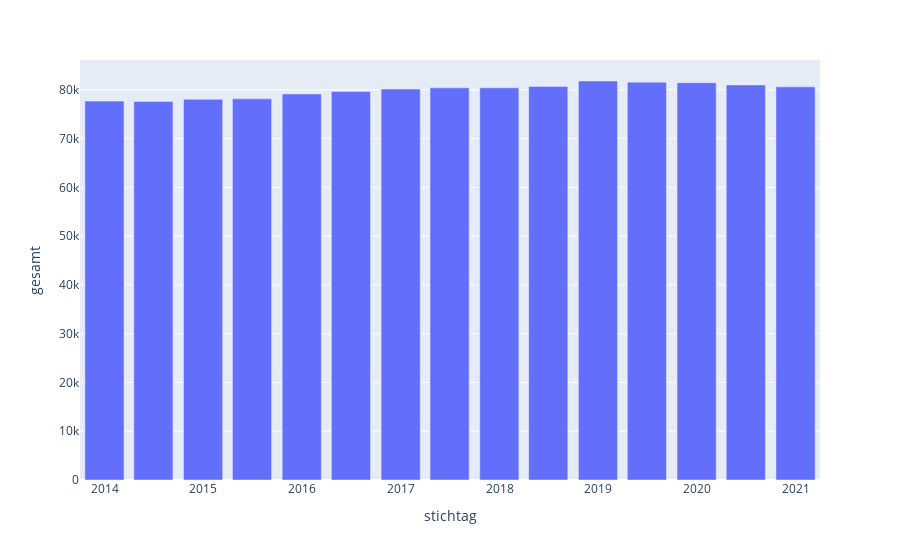

Notebook code cell kept with this figure:
### Code cell
import plotly.express as px
fig__alter_mitte = px.bar(df_alter[df_alter['gebiet']=='Stadtbezirk Mitte'], x='stichtag', y='gesamt')
fig__alter_mitte.show()

### Figure 1 — Plotly figure (JSON) as saved in the notebook; plotly's stock layout.template omitted (floating-point values rounded to 4 significant figures)
{"data": [{"alignmentgroup": "True", "hovertemplate": "stichtag=%{x}<br>gesamt=%{y}<extra></extra>", "legendgroup": "", "marker": {"color": "#636efa"}, "name": "", "offsetgroup": "", "orientation": "v", "showlegend": false, "textposition": "auto", "type": "bar", "x": ["2020-12-31T00:00:00", "2020-06-30T00:00:00", "2019-12-31T00:00:00", "2019-06-30T00:00:00", "2018-12-31T00:00:00", "2018-06-30T00:00:00", "2017-12-31T00:00:00", "2017-06-30T00:00:00", "2016-12-31T00:00:00", "2016-06-30T00:00:00", "2015-12-31T00:00:00", "2015-06-30T00:00:00", "2014-12-31T00:00:00", "2014-06-30T00:00:00", "2013-12-31T00:00:00"], "xaxis": "x", "y": [80613, 81010, 81456, 81570, 81809, 80701, 80406, 80402, 80144, 79645, 79153, 78144, 78043, 77625, 77683], "yaxis": "y"}], "layout": {"barmode": "relative", "legend": {"tracegroupgap": 0}, "margin": {"t": 60}, "xaxis": {"anchor": "y", "domain": [0, 1], "title": {"text": "stichtag"}}, "yaxis": {"anchor": "x", "domain": [0, 1], "title": {"text": "gesamt"}}}}
